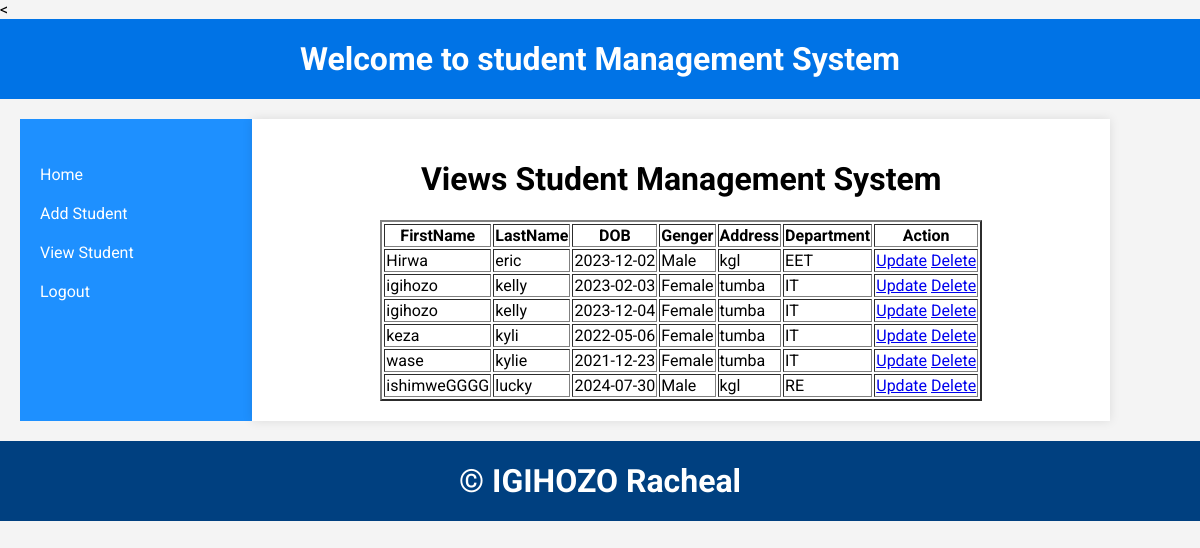
The app's page /View_student.php with its own data.
### tables this page shows
CREATE TABLE `add_student` (
  `id` int(11) NOT NULL,
  `firstname` varchar(50) NOT NULL,
  `lastname` varchar(50) NOT NULL,
  `dob` date NOT NULL,
  `gender` varchar(6) NOT NULL,
  `address` varchar(50) NOT NULL,
  `department` varchar(50) NOT NULL
);

### View_student.php (the view, shortened to what this page needs)
<?php
require 'connection.php';
?>
<<!DOCTYPE html>
<html>
<head>
</head>
<body>
	<div class="header">
		<center><h1>Welcome to student Management System
  		</h1></center>
	</div>
	<div class="body">
	<div class="nav">
		<ul>
			<li><a href="home.php">Home</a></li>
			<li><a href="Add_Student.php">Add Student</a></li>
				<li><a href="View_student.php">View Student</a></li>
					<li><a href="logout.php">Logout</a></li>
		</ul>
	</div>
	<div class="nav2">
		<center>
			<h1>Views Student Management System</h1>
		<table border="2">
			<tr>
				<th>FirstName</th>
				<th>LastName</th>
				<th>DOB</th>
				<th>Genger</th>
				<th>Address</th>
				<th>Department</th>
				<th colspan="2">Action</th>
			</tr>
			<?php
            $select="SELECT * FROM add_student";
            $query=mysqli_query($conn,$select);
            if (mysqli_fetch_assoc($query)>0) {
            	while ($row=mysqli_fetch_assoc($query)){
            		$firstname=$row['firstname'];
            		$lastname=$row['lastname'];
            		$dob=$row['dob'];
            		$gender=$row['gender'];
            		$address=$row['address'];
            		$department=$row['department'];
			?>
			<tr>
				<td><?php echo $firstname; ?></td>
				<td><?php echo $lastname; ?></td>
				<td><?php echo $dob; ?></td>
				<td><?php echo $gender; ?></td>
				<td><?php echo $address; ?></td>
				<td><?php echo $department; ?></td>
				<td>
					<a href="update.php?id=<?php echo $row['id'] ?>">Update</a>
					<a href="delete.php?id=<?php echo $row['id'] ?>">Delete</a>
				</td>
			</tr>
			<?php
            }
            }
			?>
		</table>
            </center>
	</div>
	</div>
	<div class="footer">
		<center>
			<h1>&copy; IGIHOZO Racheal</h1>
		</center>
	</div>
</body>
</html>

### View_student.php (style rules this page uses)
body { font-family: 'Roboto', sans-serif; margin: 0; padding: 0; background-color: #f4f4f4; }
.header { width: 100%; height: 80px; background-color: #0073e6; color: white; display: flex; align-items: center; justify-content: center; }
.nav { width: 20%; background-color: #1e90ff; color: white; padding: 20px; box-sizing: border-box; float: left; }
.nav ul { list-style-type: none; padding: 0; }
.nav ul li { padding: 10px 0; }
.nav ul li a { color: white; text-decoration: none; display: block; transition: background-color 0.3s; }
.nav2 { width: 74%; background-color: white; padding: 20px; box-sizing: border-box; float: left; box-shadow: 0 0 10px rgba(0, 0, 0, 0.1); }
.body { display: flex; width: 100%; box-sizing: border-box; margin: 0 auto; padding: 20px; }
.footer { width: 100%; height: 80px; background-color: #004080; color: white; display: flex; align-items: center; justify-content: center; position: relative; clear: both; }

### records on screen
add_student: firstname "Hirwa", lastname "eric", dob "2023-12-02", gender "Male", address "kgl", department "EET"
add_student: firstname "igihozo", lastname "kelly", dob "2023-02-03", gender "Female", address "tumba", department "IT"
add_student: firstname "igihozo", lastname "kelly", dob "2023-12-04", gender "Female", address "tumba", department "IT"
add_student: firstname "keza", lastname "kyli", dob "2022-05-06", gender "Female", address "tumba", department "IT"
add_student: firstname "wase", lastname "kylie", dob "2021-12-23", gender "Female", address "tumba", department "IT"
add_student: firstname "ishimweGGGG", lastname "lucky", dob "2024-07-30", gender "Male", address "kgl", department "RE"
